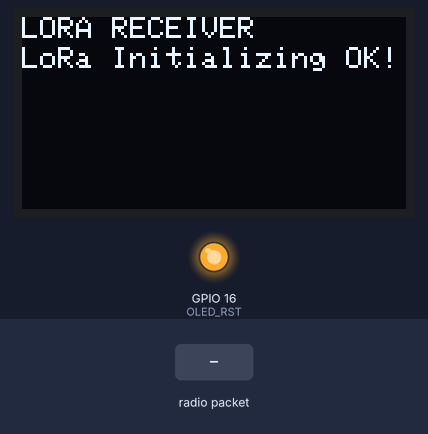
The sketch below on a simulated ESP32. Parts: 128×64 one-colour display, output pins drawn as LEDs (lit = HIGH). The inputs (shaded band) are chosen by the test bench. No radio packets arrive unless stated; what the sketch prints to the serial monitor is not drawn.

Above: at 1.3 s.
1.4 s: radio packet "1" arrives
Timing chart, 0 to 4.4 s (numbered marks = the images above; inputs shaded):
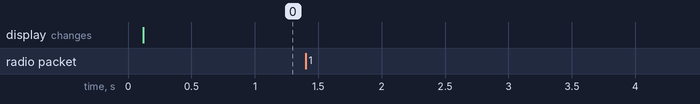

The sketch:

receiverA2.ino
```cpp
/*********
  Rui Santos
  Complete project details at https://RandomNerdTutorials.com/ttgo-lora32-sx1276-arduino-ide/
*********/

//Libraries for LoRa
#include <SPI.h>
#include <LoRa.h>

// estrutura da mensagem que vai ser trocada
struct MsgStruct {
  uint8_t header[4];
  char  pangrama[44]; //= "the quick brown fox jump over the crazy dog";
  uint16_t count;
};

// permite acessar a mnensagem como um array de bytes.
union MsgUnion {
  uint8_t msg_array[sizeof(MsgStruct)];
  MsgStruct msg;
};

union MsgUnion msg_rx;

//Libraries for OLED Display
#include <Wire.h>
#include <Adafruit_GFX.h>
#include <Adafruit_SSD1306.h>

//define the pins used by the LoRa transceiver module
#define SCK 5
#define MISO 19
#define MOSI 27
#define SS 18
#define RST 14
#define DIO0 26

//433E6 for Asia
//866E6 for Europe
//915E6 for North America
#define BAND 915E6

//OLED pins
#define OLED_SDA 4
#define OLED_SCL 15
#define OLED_RST 16
#define SCREEN_WIDTH 128 // OLED display width, in pixels
#define SCREEN_HEIGHT 64 // OLED display height, in pixels

Adafruit_SSD1306 display(SCREEN_WIDTH, SCREEN_HEIGHT, &Wire, OLED_RST);

String LoRaData;

void setup() {

  //reset OLED display via software
  pinMode(OLED_RST, OUTPUT);
  digitalWrite(OLED_RST, LOW);
  delay(20);
  digitalWrite(OLED_RST, HIGH);

  //initialize OLED
  Wire.begin(OLED_SDA, OLED_SCL);
  if(!display.begin(SSD1306_SWITCHCAPVCC, 0x3c, false, false)) { // Address 0x3C for 128x32
    Serial.println(F("SSD1306 allocation failed"));
    for(;;); // Don't proceed, loop forever
  }

  display.clearDisplay();
  display.setTextColor(WHITE);
  display.setTextSize(1);
  display.setCursor(0,0);
  display.print("LORA RECEIVER ");
  display.display();

  //initialize Serial Monitor
  Serial.begin(115200);

  Serial.println("LoRa Receiver Test");

  //SPI LoRa pins
  SPI.begin(SCK, MISO, MOSI, SS);
  //setup LoRa transceiver module
  LoRa.setPins(SS, RST, DIO0);

  if (!LoRa.begin(BAND)) {
    Serial.println("Starting LoRa failed!");
    while (1);
  }
  Serial.println("LoRa Initializing OK!");
  display.setCursor(0,10);
  display.println("LoRa Initializing OK!");

  LoRa.setTxPower(20);
  LoRa.setFrequency(915E6);
  LoRa.setSpreadingFactor(7);
  LoRa.setSignalBandwidth(125E3);
  LoRa.setCodingRate4(5);
  LoRa.setPreambleLength(8);
//  LoRa.setSyncWord(0x12);

  display.display();
}
uint8_t i;
uint8_t msg_ack[] = "Ack";
void loop() {

  //try to parse packet
  int packetSize = LoRa.parsePacket();
  if (packetSize) {
    //received a packet
    Serial.print("Received packet of size: ");
    Serial.print(packetSize);
    Serial.print(" ");

    //read packet
    while (LoRa.available()) {
      LoRaData = LoRa.readString();
  //    Serial.print(LoRaData);
    }
    // copia os dados recebidos para a estrutura
    for (i=0; i< sizeof(msg_rx.msg_array); i++) {
      msg_rx.msg_array[i] = LoRaData[i];
    }
    Serial.print(msg_rx.msg.pangrama);
    Serial.print(" ");
    Serial.println(msg_rx.msg.count);

    //print RSSI of packet
    int rssi = LoRa.packetRssi();
    Serial.print(" with RSSI ");
    Serial.println(rssi);
 //exibe o valor dos primeiros 8 bytes recebidos
    Serial.print((uint8_t)LoRaData[0]);
    Serial.print(" ");
    Serial.print((uint8_t)LoRaData[1]);
    Serial.print(" ");
    Serial.print((uint8_t)LoRaData[2]);
    Serial.print(" ");
    Serial.println((uint8_t)LoRaData[3]);

    Serial.print((uint8_t)LoRaData[4]);
    Serial.print(" ");
    Serial.print((uint8_t)LoRaData[5]);
    Serial.print(" ");
    Serial.print((uint8_t)LoRaData[6]);
    Serial.print(" ");
    Serial.println((uint8_t)LoRaData[7]);
/****
   // Dsiplay information
   display.clearDisplay();
   display.setCursor(0,0);
   display.print("LORA RECEIVER");
   display.setCursor(0,20);
   display.print("Received packet:");
   display.setCursor(0,30);
   display.print(LoRaData);
   display.setCursor(0,40);
   display.print("RSSI:");
   display.setCursor(30,40);
   display.print(rssi);
   display.display();
*****/
/******/
   //delay(300);
   // envia uma resposta de reconhecimento do dado recebido
   LoRa.beginPacket();
   LoRa.print("ack de volta");
 //  LoRa.write(msg_ack, sizeof(msg_ack));
 //  LoRa.write(0xFF);
 //  LoRa.write(0xFE);
 //  LoRa.write(0);
 //  LoRa.write(0);
//   LoRa.write(msg_rx.msg_array, sizeof(msg_rx.msg_array));
   LoRa.endPacket();
/*****/
  }
}
```

Measured:
- after the input at 1.4 s, every drawn part: stays the same
